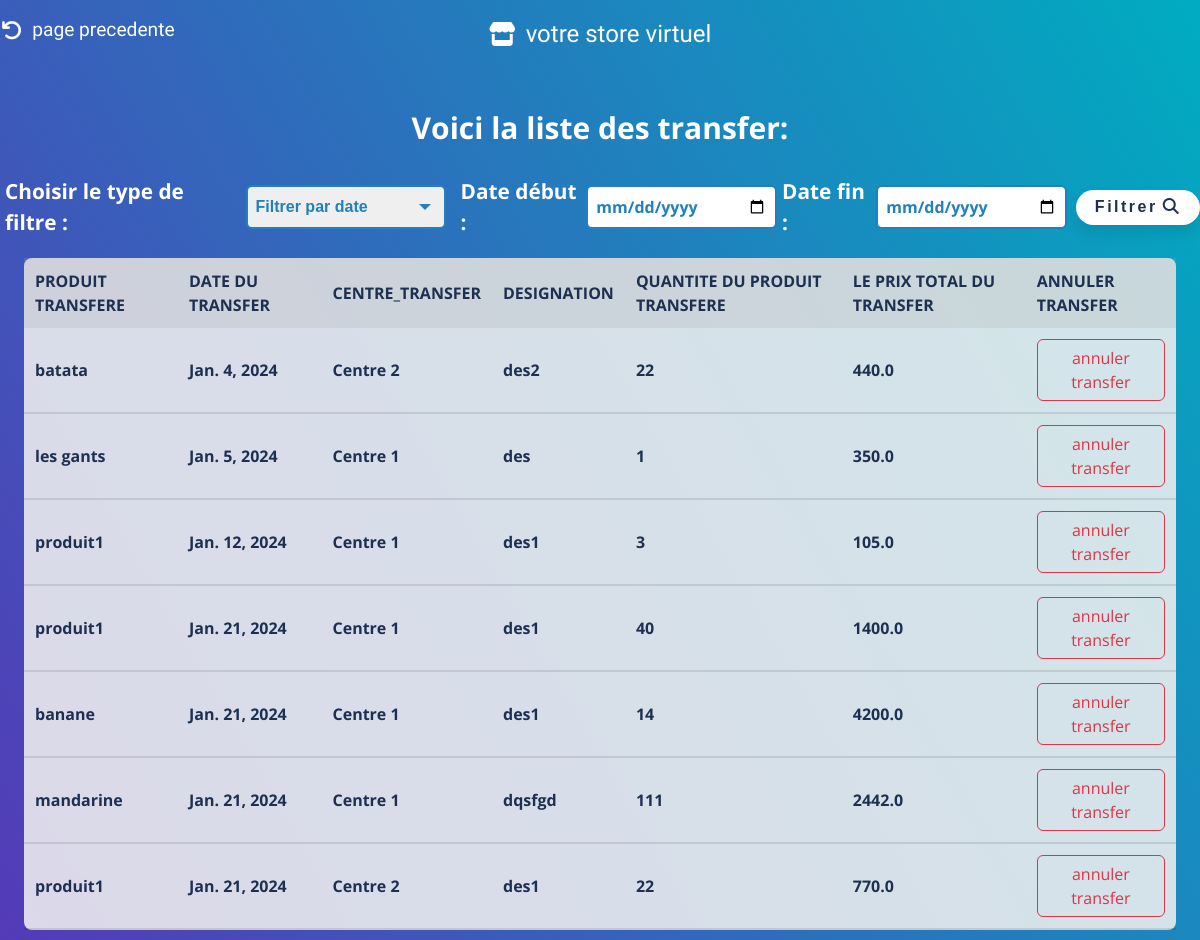
Screenshot of /list_transfer/ with the database file from the repository.
### magasinier/models.py (models this page shows)
class Transfer(models.Model):
    produit_transfer = models.ForeignKey(Produit, on_delete=models.CASCADE)
    Date_transfer= models.DateField(default=datetime.now)
    Centre_transfer = models.ForeignKey(Centre, on_delete=models.CASCADE)
    Qte = models.IntegerField()
    @property
    def designation(self):
        return self.produit_transfer.designation
    @property
    def prix_unitaire(self):
        return self.produit_transfer.prix_unitaire
    @property
    def cout(self):
        return self.prix_unitaire * self.Qte

class Produit(models.Model):
    nomP = models.CharField(max_length=50, default = 'Produit')
    designation = models.CharField(max_length=100, null=True)
    qte = models.IntegerField(default=0)
    prix_unitaire = models.FloatField(max_length=10, default=0)
    prix_total = models.FloatField(max_length=10, default=0)
    def __str__(self):
        return self.nomP

class Centre(models.Model):
    id = models.AutoField(primary_key=True)
    numC = models.IntegerField(default=0)
    designation = models.CharField(max_length=100, null=True)
    def __str__(self):
        return f"Centre {self.numC}"

### magasinier/views.py (the view, shortened to what this page needs)
# urls.py: path('list_transfer/',views.list_transfer,name='list_transfer'),
def list_transfer(request):
    filter_type = request.GET.get('filter_type')
    cherch = request.GET.get('chercher')
    trnasf = Transfer.objects.all()
    return render(request, "list_transfer.html", {"trnasf": trnasf})

### magasinier/templates/list_transfer.html (shortened to what this page needs)
{% load static %}
<!DOCTYPE html>
<html lang="en">
<head>
    <link rel="stylesheet" type="text/css" href="{% static 'css/bootstrap.min.css' %}">
    <link href="{% static 'fontawesomefree/css/all.min.css' %}" rel="stylesheet" type="text/css">
    <link
      rel="stylesheet"
      href="{% static 'css/list.css' %}"
      type="text/css"
    />
</head>
<body>
  <a href="{% url 'gerer_centres' %}" style="all: unset"><div class="logo"  onmouseover="document.querySelector('.fa-arrow-rotate-left').style.color='rgba(255, 255, 255, 0.39)';
    this.style.color='rgba(255, 255, 255, 0.39)';"onmouseout="document.querySelector('.fa-arrow-rotate-left').style.color='rgb(255, 255, 255)';
    this.style.color='rgb(255, 255, 255)'; " style=" position: absolute;
        top: 0;
        left: 0;
        cursor: pointer;
        text-wrap: nowrap;
        display: flex;
        align-items: center;
        justify-content: center;
        padding: 6px;
        font-family: 'Bubblegum Sans', sans-serif;
        color: rgb(255, 255, 255);
        font-size: 1.2rem;
        background-color: transparent;
        border-radius: 30px;
        transition: 0.2s;
        font-weight: 100;
        margin-left: 28px;
        width: 10%;
        margin-top: 10px;"><i class="fa-solid fa-arrow-rotate-left" style="font-size: 1.3rem;color: white; margin-right: 10px;"></i>page precedente</div></a>
    <a href="{% url 'magazinier' %}" style="all: unset"><div class="logo"  onmouseover="this.style.backgroundColor='rgba(255, 255, 255, 0.39)';"onmouseout="this.style.backgroundColor='transparent'; " style=" position: absolute;
        top: 0;
        left: 50%;
        transform: translateX(-50%);
        cursor: pointer;
        text-wrap: nowrap;
        display: flex;
        align-items: center;
        justify-content: center;
        padding: 6px;
        font-family: 'Bubblegum Sans', sans-serif;
        color: rgb(255, 255, 255);
        font-size: 1.5rem;
        background-color: transparent;
        border-radius: 30px;
        transition: 0.8s;
        font-weight: 100;
        width: 20%;
        margin-top: 10px;"><i class="fa-solid fa-store" style="font-size: 1.5rem;color: white; margin-right: 10px;"></i>votre store virtuel</div></a>
    <h4>Voici la liste des transfer:</h4>
    <form method="GET" action="{% url 'list_transfer' %}">
      <label for="filter_type">Choisir le type de filtre :</label>
      <div class="custom-select">
          <select id="filter_type" name="filter_type" onchange="updateInputType()">
              <option value="date">Filtrer par date</option>
          </select>
      </div>
      <div id="dateFilters" style="justify-content: center;align-items: center;margin-left:10px ;display:none;">
          <label for="date_debut">Date début :</label>
          <input type="date" id="date_debut" name="date_debut">
          <label for="date_fin">Date fin :</label>
          <input type="date" id="date_fin" name="date_fin">
      </div>
      <button type="submit">Filtrer<i class="fa-solid fa-magnifying-glass"></i></button>
  </form>
    <table >
        <tr class="table-info">
            <th>produit transfere</th>
            <th>Date du transfer</th>
            <th>Centre_transfer</th>
            <th>designation</th>
            <th>quantite du produit transfere</th>
            <th>le prix total du transfer</th>
            <th>annuler transfer</th>
        </tr>
         {% for t in trnasf %}
         <tr>
         <td> {{t.produit_transfer}} </td>
         <td> {{t.Date_transfer}} </td>
         <td> {{t.Centre_transfer}} </td>
         <td>{{t.designation}}</td>
         <td> {{t.Qte}} </td>
         <td>{{t.cout}}</td>
         <td><a href="{% url 'annuler_transfer' transfer_id=t.id %}" class="btn btn-outline-danger"  onclick="confirmDelete('{{ t.id }}')">annuler transfer</a></td>
         </tr>
         {% endfor%}
         </table>
</body>
</html>

### magasinier/static/css/list.css (style rules this page uses)
* { margin: 0; padding: 0; color: #fff; font-family: 'Open Sans', sans-serif; font-weight: bold; }
body { background: linear-gradient(60deg, rgba(84,58,183,1) 0%, rgba(0,172,193,1) 100%); display: flex; align-items: center; justify-content: center; flex-direction: column; }
h4 { margin: 30px;margin-top: 110px; font-size: 30px;font-weight: bold; }
form { display: flex; align-items: center; justify-content: center; font-family: Arial, sans-serif; }
.custom-select { position: relative; display: inline-block; font-family: Arial, sans-serif; }
.custom-select select { appearance: none; cursor: pointer; padding: 8px; font-size: 16px; border: 2px solid #2180BD; border-radius: 6px; color: #2180BD; transition: border-color 0.3s ease; width: 200px; }
option { color: #2180BD; }
form label { display: block; margin-left: 5px; margin-right: 5px; font-weight: bold; font-size: 1.3rem; color: #ffffff; }
form input[type="text"], form input[type="date"], form input[type="day"], form input[type="month"], form input[type="year"] { padding: 8px; font-size: 16px; border: 2px solid #2180BD; border-radius: 6px; color: #2180BD; transition: border-color 0.3s ease; width: 200px; }
form button[type="submit"] { margin-left: 9px; width: 130px; height: 35px; font-weight: bold; letter-spacing: 2.5px; color: rgb(30,48,80); background-color: #fff; border: none; border-radius: 25px; box-shadow: 0px 8px 15px rgba(0, 0, 0, 0.1); transition: all 0.3s ease 0s; cursor: pointer; outline: none; }
form button[type="submit"] i { color: rgb(30,48,80); margin-left: 5px; }
table { margin-bottom: 10px; width: 96%; background-color: rgba(240, 240, 240, 0.87); margin-top: 20px; border-collapse: collapse; border-radius: 8px; }
th, td { padding: 11px; text-align: left; font-weight: bold; font-size: 16px; color: rgb(30,48,80); }
th { background-color: rgba(159, 159, 159, 0.2); text-transform: uppercase; }
td { border-bottom: solid 2px rgba(5, 5, 5, 0.1); }

### rows the page displays
Transfer: produit_transfer "batata", Date_transfer "Jan. 4, 2024", Centre_transfer "Centre 2", designation "des2", Qte "22", cout "440.0"
Transfer: produit_transfer "les gants", Date_transfer "Jan. 5, 2024", Centre_transfer "Centre 1", designation "des", Qte "1", cout "350.0"
Transfer: produit_transfer "produit1", Date_transfer "Jan. 12, 2024", Centre_transfer "Centre 1", designation "des1", Qte "3", cout "105.0"
Transfer: produit_transfer "produit1", Date_transfer "Jan. 21, 2024", Centre_transfer "Centre 1", designation "des1", Qte "40", cout "1400.0"
Transfer: produit_transfer "banane", Date_transfer "Jan. 21, 2024", Centre_transfer "Centre 1", designation "des1", Qte "14", cout "4200.0"
Transfer: produit_transfer "mandarine", Date_transfer "Jan. 21, 2024", Centre_transfer "Centre 1", designation "dqsfgd", Qte "111", cout "2442.0"
Transfer: produit_transfer "produit1", Date_transfer "Jan. 21, 2024", Centre_transfer "Centre 2", designation "des1", Qte "22", cout "770.0"
